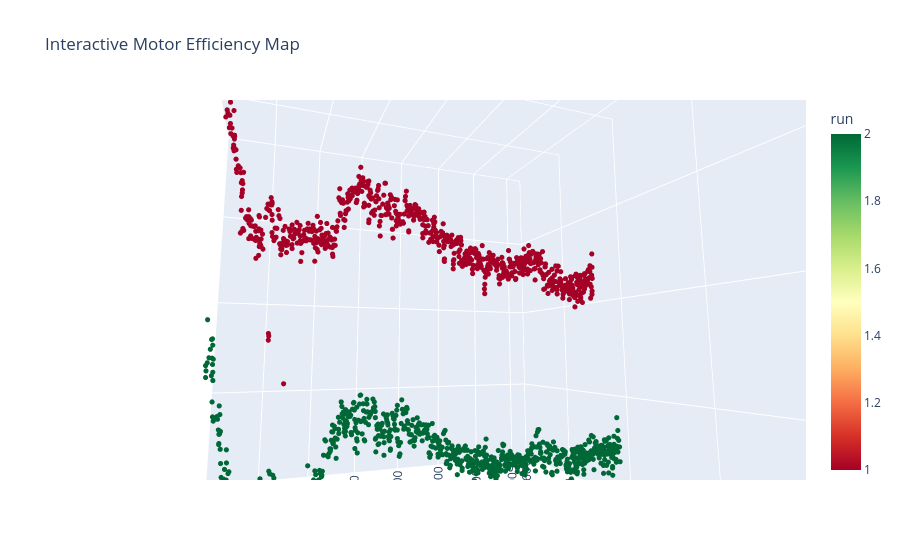

The cell this chart's notebook holds for it:
### Code cell
plot_interactive_efficiency(combined_df)

### Figure 1 — Plotly figure (JSON) as saved in the notebook; plotly's stock layout.template omitted (floating-point values rounded to 4 significant figures; data arrays with more than 128 entries replaced by an {"elided": "..."} marker saying what was removed)
{"data": [{"hovertemplate": "RPM=%{x}<br>Torque (Nm)=%{y}<br>Efficiency=%{z}<br>run=%{marker.color}<extra></extra>", "legendgroup": "", "marker": {"color": {"elided": "1629 int values"}, "coloraxis": "coloraxis", "size": 3, "symbol": "circle"}, "mode": "markers", "name": "", "scene": "scene", "showlegend": false, "type": "scatter3d", "x": {"elided": "1629 float values"}, "y": {"elided": "1629 int values"}, "z": {"elided": "1629 float values"}}], "layout": {"autosize": true, "coloraxis": {"colorbar": {"title": {"text": "run"}}, "colorscale": [[0, "rgb(165,0,38)"], [0.1, "rgb(215,48,39)"], [0.2, "rgb(244,109,67)"], [0.3, "rgb(253,174,97)"], [0.4, "rgb(254,224,139)"], [0.5, "rgb(255,255,191)"], [0.6, "rgb(217,239,139)"], [0.7, "rgb(166,217,106)"], [0.8, "rgb(102,189,99)"], [0.9, "rgb(26,152,80)"], [1, "rgb(0,104,55)"]]}, "legend": {"tracegroupgap": 0}, "scene": {"aspectmode": "auto", "aspectratio": {"x": 1, "y": 1, "z": 1}, "camera": {"center": {"x": 0, "y": 0, "z": 0}, "eye": {"x": 0.3612, "y": 0.9515, "z": -0.1347}, "projection": {"type": "perspective"}, "up": {"x": 0, "y": 0, "z": 1}}, "domain": {"x": [0, 1], "y": [0, 1]}, "xaxis": {"title": {"text": "RPM"}, "type": "linear"}, "yaxis": {"title": {"text": "Torque (Nm)"}, "type": "linear"}, "zaxis": {"title": {"text": "Efficiency"}, "type": "linear"}}, "title": {"text": "Interactive Motor Efficiency Map"}}}
